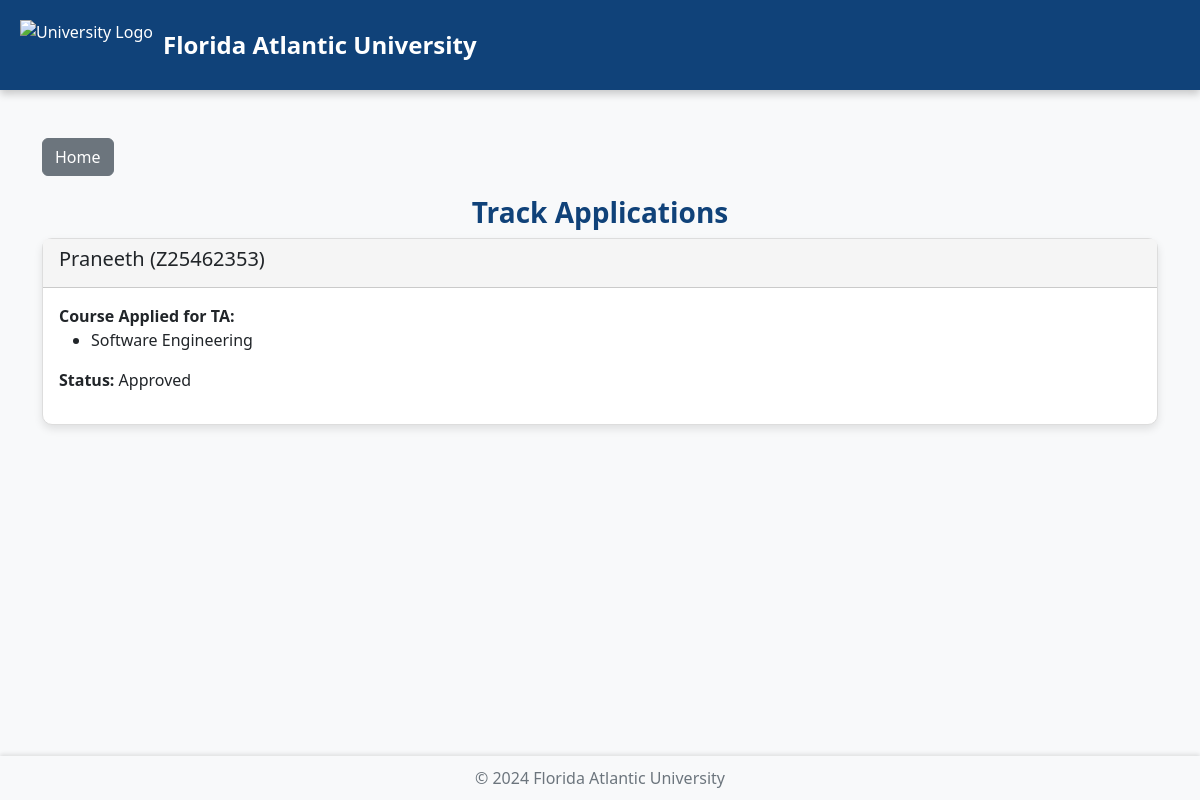
The page /ta_applicant_dashboard/track_applications/ (signed in) on the database its author committed.
### accounts/models.py (models this page shows, shortened)
class Application(models.Model):
    user = models.ForeignKey(User, on_delete=models.CASCADE, related_name="applications")
    full_name = models.CharField(max_length=255, default='')
    z_number=models.CharField(max_length=255,default='')
    previous_experience = models.CharField(max_length=255,default='')
    courses = models.ManyToManyField(Course)
    resume = models.FileField(upload_to='resumes/', blank=True, null=True)  # New field for resume
    submission_date = models.DateTimeField(auto_now_add=True)
    status = models.CharField(
        max_length=20,
        choices=(
            ('under_review', 'Under Review'),
            ('approved', 'Approved'),
            ('rejected', 'Rejected'),
        ),
        default='under_review',
    )
    status_notified = models.BooleanField(default=False)  # Field to track notification status
    recommended_to_ta_committee = models.BooleanField(default=False)
    ta_committee_status = models.CharField(
        max_length=20,
        choices=(
            ('pending', 'Pending'),
            ('approved', 'Approved'),
            ('rejected', 'Rejected'),
        ),
        default='pending',
    )
    ta_applicant_response = models.CharField(
        max_length=20,
        choices=(
            ('accepted', 'Accepted'),
            ('rejected', 'Rejected'),
        ),
        blank=True,
        null=True
    )

class Course(models.Model):
    name = models.CharField(max_length=255)
    description = models.TextField()  # Add description field
    instructor = models.ForeignKey(
            User,
            on_delete=models.CASCADE,
            limit_choices_to={'role': 'instructor'},
            related_name='courses',null=True,default=1
        )
    def __str__(self):
        return self.name

### accounts/views.py (the view)
# urls.py: path('ta_applicant_dashboard/track_applications/', views.track_applications, name='track_applications'),
def track_applications(request):
    applications = Application.objects.filter(user=request.user)
    return render(request, 'accounts/track_applications.html', {
        'applications': applications,
    })

### accounts/templates/accounts/track_applications.html (shortened to what this page needs)
<!DOCTYPE html>
<html lang="en">
  <head>
    <link
      href="https://cdn.jsdelivr.net/npm/bootstrap@5.3.0/dist/css/bootstrap.min.css"
      rel="stylesheet"
    />
  </head>
  <body>
    <header>
      <img
        src="https://banner2.cleanpng.com/20180623/srq/kisspng-florida-atlantic-university-florida-atlantic-owls-5b2df357a81f04.2104944515297380716886.jpg"
        alt="University Logo"
      />
      <div class="university-title">Florida Atlantic University</div>
    </header>
    <div class="container mt-5">
      <a href="{% url 'ta_applicant_dashboard' %}" class="btn btn-secondary">
        Home
      </a>
      <h1 class="text-center">Track Applications</h1>
      {% if applications %} {% for application in applications %}
      <div class="card mb-4">
        <div class="card-header">
          <h5>{{ application.full_name }} ({{ application.z_number }})</h5>
        </div>
        <div class="card-body">
          <div class="mb-3">
            <b>Course Applied for TA:</b>
            <ul>
              {% for course in application.courses.all %}
              <li>{{ course }}</li>
              {% empty %}
              <li>No courses applied</li>
              {% endfor %}
            </ul>
          </div>
          <div class="mb-3"><b>Status:</b> {{ application.status|title }}</div>
        </div>
      </div>
      {% endfor %} {% else %}
      <p class="text-center mt-4">
        No applications found.
        <a href="{% url 'submit_application' %}">Submit a new application</a>.
      </p>
      {% endif %}
    </div>
    <footer><p>© 2024 Florida Atlantic University</p></footer>
  </body>
</html>

### accounts/templates/accounts/track_applications.html (style rules this page uses)
header { display: flex; align-items: center; background-color: #104279; color: white; padding: 20px; box-shadow: 0 4px 8px rgba(0, 0, 0, 0.2); }
header img { height: 50px; margin-right: 10px; }
header .university-title { font-size: 24px; font-weight: bold; }
.card { border-radius: 10px; box-shadow: 0 4px 8px rgba(0, 0, 0, 0.1); border: 1px solid #ddd; }
.card-header { background-color: #f5f5f5; font-weight: bold; }
h1 { color: #104279; font-size: 28px; font-weight: bold; margin-top: 20px; }
.btn-secondary { background-color: #6c757d; border-color: #6c757d; }
body { background-color: #f8f9fa; display: flex; flex-direction: column; min-height: 100vh; margin: 0; }
footer { background-color: #f8f9fa; text-align: center; padding: 10px; margin-top: auto; box-shadow: 0 -2px 4px rgba(0, 0, 0, 0.1); }
footer p { margin: 0; color: #6c757d; }

### rows shown on the page
Application: full_name "Praneeth", z_number "Z25462353", status "Approved"
Course: name "Software Engineering"
